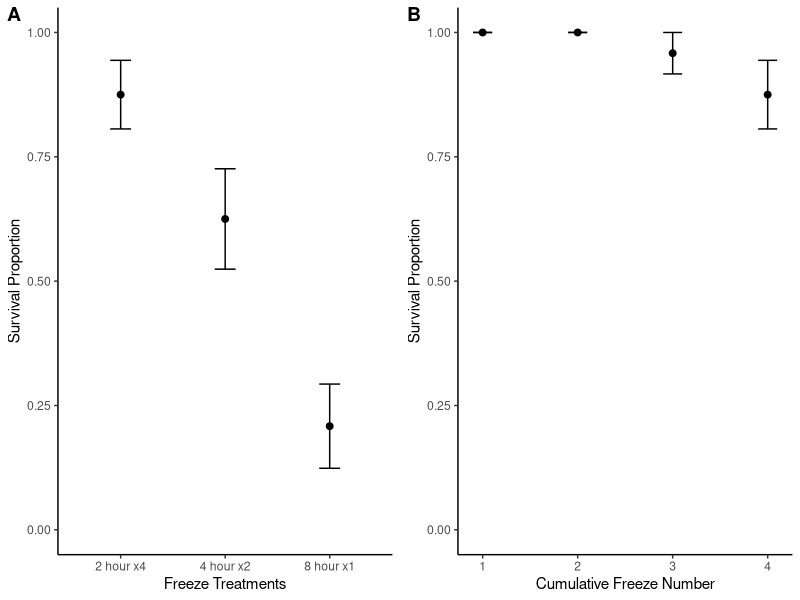
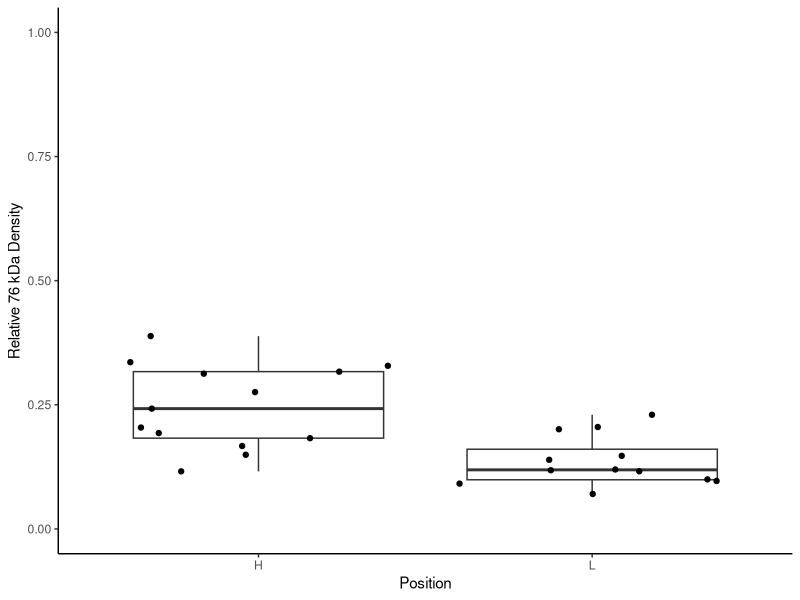
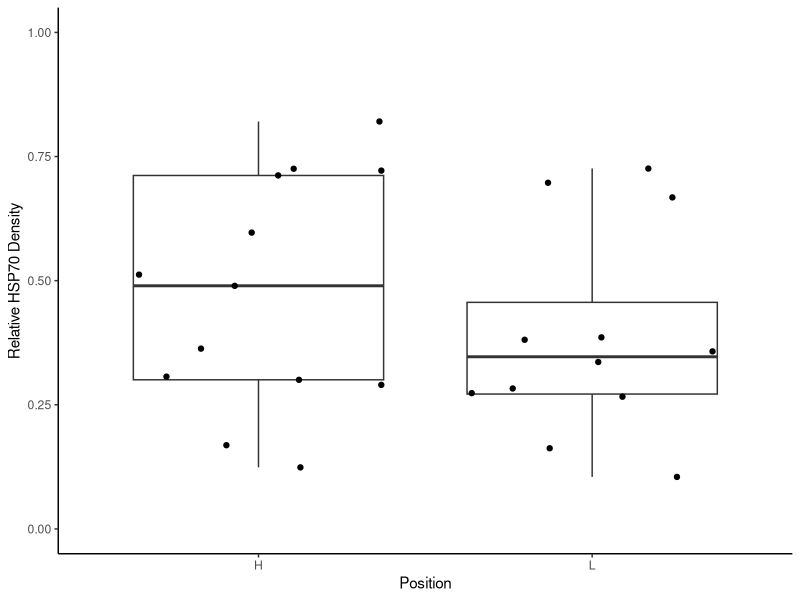
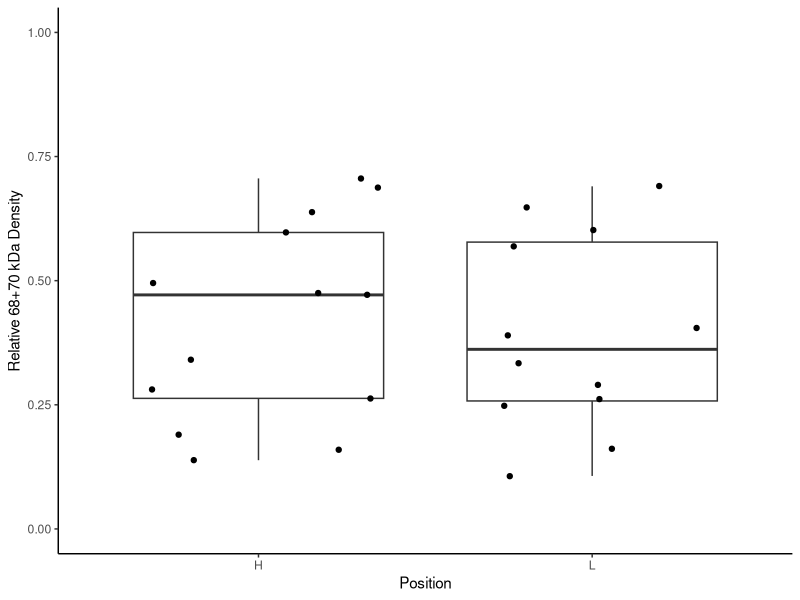
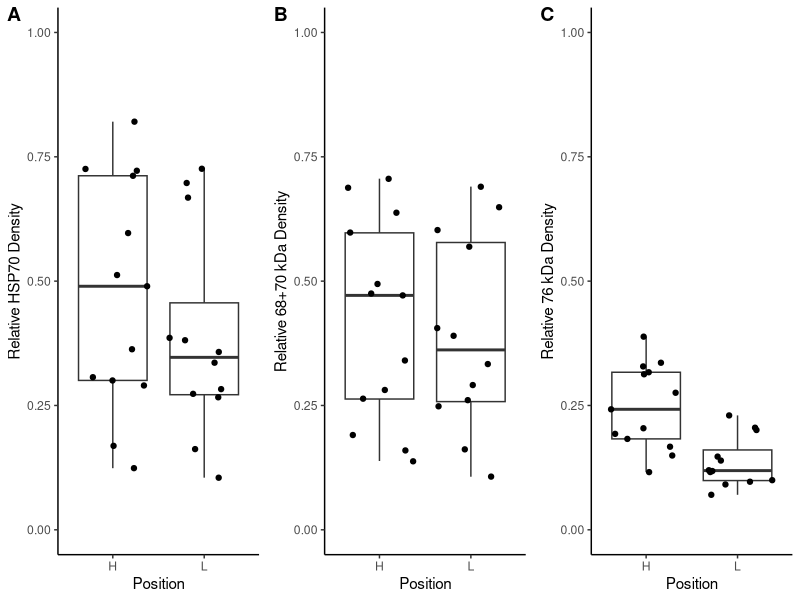
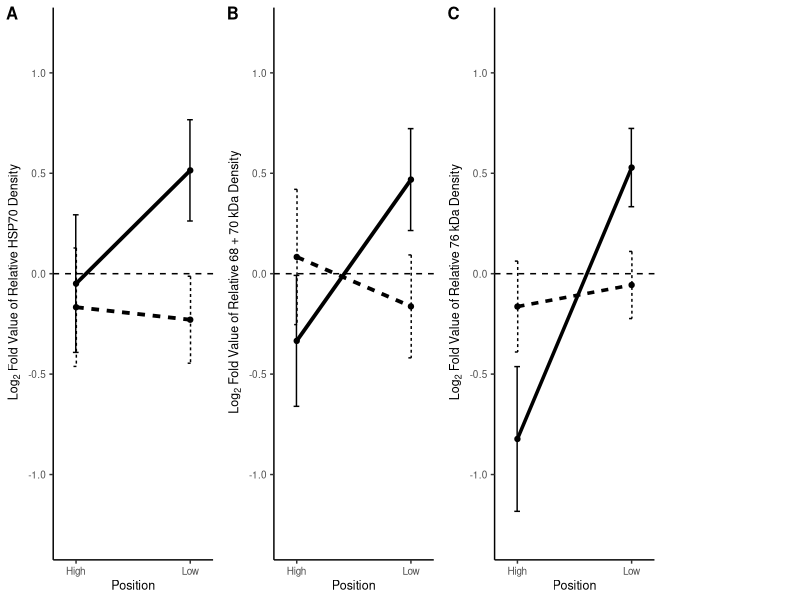
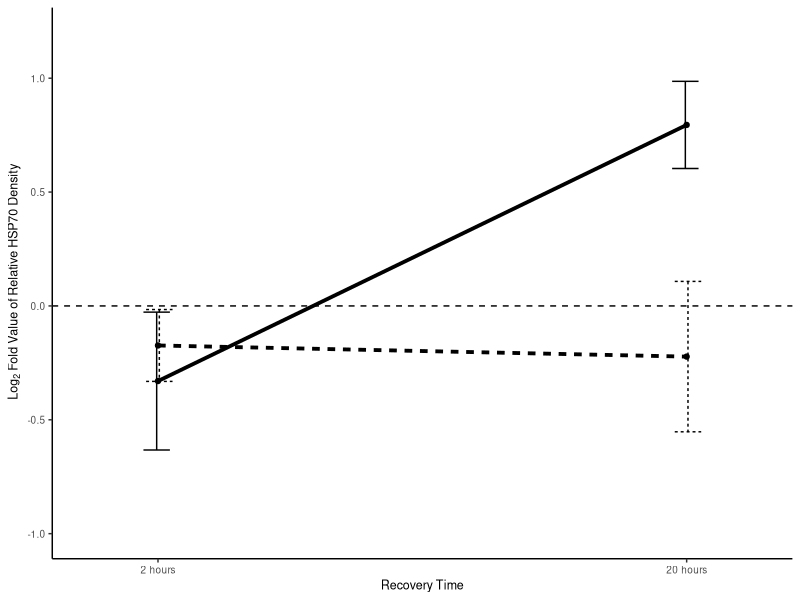
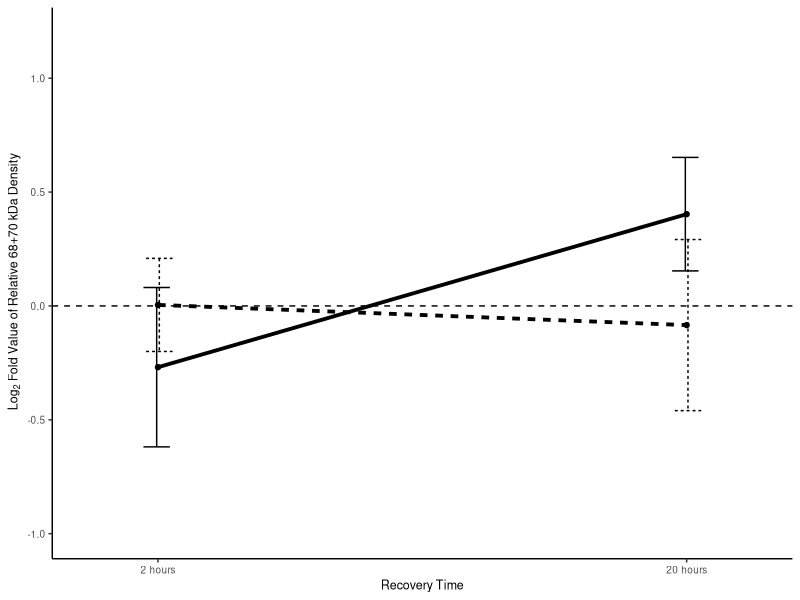

These figures' R source, in order:
## ---- chunk 1
knitr::opts_chunk$set(echo = TRUE, tidy=TRUE, tidy.opts = list(width.cutoff = 60))
## ---- chunk 2
library(MASS)
library(plyr)
library(dplyr)
library(ggplot2)
library(ggpubr)
library(here)
library(tidyverse)
library(cowplot)
library(car)
library(multcomp)
## ---- chunk 3
survival <- read.csv(here("Data", "survival.csv"))
only.8 <- survival %>% filter(Total.freeze.time ==8)
## ---- chunk 4
only.8$Time_Frozen_hrs <- as.factor(only.8$Time_Frozen_hrs)
only.8.glm <- glm(Survival~Time_Frozen_hrs*Acclimation_time_days*Position,family="binomial",data=only.8)

only.8.glm.reduced <- glm(Survival~Time_Frozen_hrs,family="binomial",data=only.8)
anova(only.8.glm,test="Chisq")
summary(glht(only.8.glm.reduced, mcp(Time_Frozen_hrs="Tukey")))
## ---- chunk 5
only.8.glm.length<- glm(Survival~Length_mm,data=only.8)
summary(aov(only.8.glm.length))
## ---- chunk 6
only.8.group <- group_by(only.8,Time_Frozen_hrs)
only.8.sum <- summarise(only.8.group, prop_surv=mean(Survival, na.rm=TRUE), sd=sd(Survival, na.rm=TRUE), total=n(), SE=sd(Survival)/sqrt(n()))

only.8.sum$Time_Frozen_hrs <- as.factor(only.8.sum$Time_Frozen_hrs)

survivalgraph <- ggplot(only.8.sum, aes(x=Time_Frozen_hrs, y=prop_surv)) +geom_point()+ylim(0,1) +
  xlab("Freeze Treatments") + ylab("Survival Proportion") + 
  geom_errorbar(aes(ymin=prop_surv-SE, ymax=prop_surv+SE, width=.2))+
  theme_classic()+
  geom_point(size=2)+ scale_x_discrete(labels=c("2 hour x4", "4 hour x2", "8 hour x1"))

## ---- chunk 7
repeat2 <-subset(survival, survival$Time_Frozen_hrs ==2)
repeat2sum <- group_by(repeat2,Culmulative_Freeze_Number)
repeat2sum1 <- summarise(repeat2sum, prop_surv=mean(Survival, na.rm=TRUE), sd=sd(Survival, na.rm=TRUE), total=n(), SE=sd(Survival)/sqrt(n()))
repeatedfreeze <- ggplot(repeat2sum1, aes(x=Culmulative_Freeze_Number, y=prop_surv)) + geom_point() +ylim(0,1) +
  xlab("Cumulative Freeze Number") + ylab("Survival Proportion")+
  geom_errorbar(aes(ymin=prop_surv-SE, ymax=prop_surv+SE, width=.2))+
  theme_classic()+
  geom_point(size=2)
## ---- chunk 8
##combining cumulative and 8 hour total freezes
combinedsurival <- plot_grid(survivalgraph, repeatedfreeze, labels = c("A", "B"))
combinedsurival
#ggsave("survivalgraph", device = "tiff", dpi = 300, width = 174, height = 100, units = "mm")
## ---- chunk 9
top_bands <-read.csv(here("Data", "Top band.csv"))
## ---- chunk 10
controlonlytop <- subset(top_bands, top_bands$treatment == 'C')
controldenstop <- controlonlytop  %>%
  group_by(position, time.frozen, sam.num)  %>%
  summarise(meanden=mean(rel.dens))
## ---- chunk 11
shapiro.test(controldenstop$meanden) #p = 0.08, its normal
bartlett.test(meanden~position, data = controldenstop) # p-value = 0.09448, Homogeneity of variances are equal
t.test(meanden~position, var.equal=FALSE, data=controldenstop)
## ---- chunk 12
controlboxtop <- ggplot(controldenstop, aes(x=position, y=meanden)) + 
  geom_boxplot() + ylim(0,1) +
  xlab("Position") + ylab("Relative 76 kDa Density") +
  theme_classic()+geom_jitter()
controlboxtop
## ---- chunk 13
all_bands <-read.csv(here( "Data", "All bands.csv"))
controlonlyall <- subset(all_bands, all_bands$treatment== 'C')
controldensall <- controlonlyall  %>%
  group_by(position, freeze.time, sam.num)  %>%
  summarise(meanden=mean(rel.dens))

## ---- chunk 14
shapiro.test(controldensall$meanden) #p-value = 0.04557, not normal
##Using man whitney U test
wilcox.test(meanden~position, data=controldensall)


#Now making a box plot of basal levels - NO difference
controlbox <- ggplot(controldensall, aes(x=position, y=meanden)) + 
  geom_boxplot() + ylim(0,1) +
  xlab("Position") + ylab("Relative HSP70 Density") +
  theme_classic()+geom_jitter()
controlbox
## ---- chunk 15
bottom_bands <-read.csv(here( "Data", "Bottom bands.csv"))

controlonlybottom <- subset(bottom_bands, bottom_bands$treatment== 'C')
controldensbot <- controlonlybottom  %>%
  group_by(shore.position, freeze.time, sample.num)  %>%
  summarise(meanden=mean(rel.dens))
## ---- chunk 16
shapiro.test(controldensbot$meanden) #p-value = 0.09156
t.test(meanden~shore.position, var.equal=FALSE, data=controldensbot) #p-value = 0.7409

#Now making a box plot of basal levels - NO difference
controlboxbot <- ggplot(controldensbot, aes(x=shore.position, y=meanden)) + 
  geom_boxplot() + ylim(0,1) +
  xlab("Position") + ylab("Relative 68+70 kDa Density") +
  theme_classic() + geom_jitter()
controlboxbot
## ---- chunk 17

plot_grid(controlbox, controlboxbot,controlboxtop, ncol=3, labels= "AUTO")
ggsave("basalhsp70.tiff", device = "tiff", dpi = 300, width = 174, height = 100, units = "mm")
## ---- chunk 18
controlonlytop_1<- aggregate(controlonlytop$rel.dens,
                             by=list(controlonlytop$position, 
                                     controlonlytop$time.frozen, 
                                     controlonlytop$recovery), FUN=mean)
log2top <-read.csv(here("Data", "meantop.csv"))
log2top.aov <- aov(log.2.fold~position*freeze.time*recovery,data=log2top)
summary(log2top.aov)
## ---- chunk 19
meandensityall <- all_bands  %>%
  group_by(treatment, position,freeze.time, recovery, sam.num)  %>%
  summarise(meanden=mean(rel.dens)) %>%
  filter(treatment == 'E')
## ---- chunk 20
#write.csv(meandensityall,here("Data", "meanall1.csv"))

log2all <- read.csv(here("Data", "meanall.csv"))
log2all$recovery <- as.factor(log2all$recovery)
log2all$freeze.time <- as.factor(log2all$freeze.time)
## ---- chunk 21
shapiro.test(log2all$log.2.fold) #p-value =  0.08344, normal
bartlett.test(log.2.fold~position ,data=log2all) #p-value = 0.4231
log2all.aov <- aov(log.2.fold~position*freeze.time*recovery,data=log2all)
summary(log2all.aov)
## ---- chunk 22
log2bottom <-read.csv(here("Data", "meanbottom1.csv"))
log2bottom$recovery <- as.factor(log2bottom$recovery)
log2bottom$freeze.time <- as.factor(log2bottom$freeze.time)
shapiro.test(log2bottom$log.2.fold) #p-value = 0.05715
bartlett.test(log.2.fold~position ,data=log2bottom) #p-value = 0.4688
log2bottom.aov <- aov(log.2.fold~position*freeze.time*recovery,data=log2bottom)
summary(log2bottom.aov)
## ---- chunk 23
log2top <-read.csv(here("Data", "meantop.csv"))
log2top$recovery <- as.factor(log2top$recovery)
log2top$freeze.time <- as.factor(log2top$freeze.time)
logtop.aov <- aov(log.2.fold~position*freeze.time, data=log2top)
summary(logtop.aov)
TukeyHSD(logtop.aov)
## ---- chunk 24
arrangedata <- ddply(log2all, c("position","freeze.time"), summarise,
                     N    = length(log.2.fold),
                     mean = mean(log.2.fold),
                     sd   = sd(log.2.fold),
                     std   = sd / sqrt(N))
pd <- position_dodge(0.01)  
#The errorbars overlapped, so use position_dodge to move them horizontally
all.bands.position <- ggplot(arrangedata, 
                             aes(x=position, y=mean, 
                                 linetype=freeze.time,group=freeze.time)) + 
  geom_errorbar(aes(ymin=mean-std, ymax=mean+std), width=.1, position=pd) +
  geom_line(size=1.3) +
  geom_point()+
  ylab(bquote(''~Log [2]~'Fold Value of Relative HSP70 Density')) +
  xlab("Position")+ theme(legend.position = "none")+
  theme_classic() +scale_color_manual(values = c("#E69F00", "#009E73"))+
  theme(text = element_text(size=9))+
  geom_hline(yintercept=c(0), linetype="dashed")+
  scale_x_discrete(expand=expansion(mult=c(0.2,0.2)),labels=c("High", "Low"))+ 
  theme(legend.position="none")+ ylim(-1.3, 1.2)
## ---- chunk 25
arrangedata.bottom <- ddply(log2bottom, c("position","freeze.time"), summarise,
                            N    = length(log.2.fold),
                            mean = mean(log.2.fold),
                            sd   = sd(log.2.fold),
                            std   = sd / sqrt(N))
pd <- position_dodge(0.01)  
bottom.bands.position <- ggplot(arrangedata.bottom, 
                                aes(x=position, y=mean, 
                                    linetype=freeze.time,group=freeze.time)) + 
  geom_errorbar(aes(ymin=mean-std, ymax=mean+std), width=.1, position=pd) +
  geom_line(size=1.3) + 
  geom_point()+
  ylab(bquote(''~Log [2]~'Fold Value of Relative 68 + 70 kDa Density')) +
  xlab("Position")+
  theme_classic()+ #+scale_color_manual(values = c("#E69F00", "#009E73"))+
  theme(text = element_text(size=9))+
  geom_hline(yintercept=c(0), linetype="dashed")+
  scale_x_discrete(expand=expansion(mult=c(0.2,0.2)), labels=c("High", "Low"))+ 
  theme(legend.position="none")+ylim(-1.3, 1.2)
## ---- chunk 26
arrangedata.top <- ddply(log2top, c("position","freeze.time"), summarise,
                         N    = length(log.2.fold),
                         mean = mean(log.2.fold),
                         sd   = sd(log.2.fold),
                         std   = sd / sqrt(N))
pd <- position_dodge(0.01)  
top.bands.position <- ggplot(arrangedata.top, 
                             aes(x=position, y=mean, 
                                 group=freeze.time, 
                                 linetype = freeze.time)) + 
  geom_errorbar(aes(ymin=mean-std, ymax=mean+std), width=.1, position=pd) +
  geom_line(size=1.2) + 
  geom_point()+
  ylab(bquote(''~Log [2]~'Fold Value of Relative 76 kDa Density')) +
  xlab("Position")+
  theme_classic() +
  theme(text = element_text(size=9))+
  scale_linetype_discrete(labels = c("4 x 2 h", "1 x 8 h"))+
  geom_hline(yintercept=c(0), linetype="dashed")+
  scale_x_discrete(expand=expansion(mult=c(0.2,0.2)), labels=c("High", "Low"))+
  labs(linetype='Freeze Treatment')+  ylim(-1.3, 1.2)+
  theme(legend.position="none")
## ---- chunk 27
legend <- get_legend(top.bands.position)
fullpositiongraph<- plot_grid(all.bands.position, bottom.bands.position, 
                              top.bands.position, legend, 
                              labels = c("A", "B", "C"), 
                              label_size = 12, ncol=4, 
                              rel_widths = c(4,4,4,2.5))
fullpositiongraph

#ggsave("positionhsp70.tiff", device = "tiff", dpi = 300, width = 174, height = 90, units = "mm", bg = "white")

## ---- chunk 28
arrangedatar <- ddply(log2all, c("recovery","freeze.time"), summarise,
                     N    = length(log.2.fold),
                     mean = mean(log.2.fold),
                     sd   = sd(log.2.fold),
                     std   = sd / sqrt(N))
pd <- position_dodge(0.01)  #The errorbars overlapped, so use position_dodge to move them horizontally
all.bands.recovery <- ggplot(arrangedatar, aes(x=recovery, y=mean, linetype=freeze.time,group=freeze.time)) + 
  geom_errorbar(aes(ymin=mean-std, ymax=mean+std), width=.1, position=pd) +
  geom_line(size=1.3) +
  geom_point()+
  ylab(bquote(''~Log [2]~'Fold Value of Relative HSP70 Density')) +
  xlab("Recovery Time")+ theme(legend.position = "none")+
  theme_classic() +
  theme(text = element_text(size=9))+
  scale_color_manual(values = c("#E69F00", "#009E73"), labels = c("2 x 4 h", "1 x 8 h"))+
  geom_hline(yintercept=c(0), linetype="dashed")+
  scale_x_discrete(expand=expansion(mult=c(0.2,0.2)), labels=c("2 hours", "20 hours"))+
  theme(legend.position="none")+ ylim(-1, 1.2)
all.bands.recovery

###Bottom bands
arrangedata.bottomr <- ddply(log2bottom, c("recovery","freeze.time"), summarise,
                            N    = length(log.2.fold),
                            mean = mean(log.2.fold),
                            sd   = sd(log.2.fold),
                            std   = sd / sqrt(N))
pd <- position_dodge(0.01)  #The errorbars overlapped, so use position_dodge to move them horizontally
bottom.bands.recovery <- ggplot(arrangedata.bottomr, aes(x=recovery, y=mean, linetype=freeze.time,group=freeze.time)) + 
  geom_errorbar(aes(ymin=mean-std, ymax=mean+std), width=.1, position=pd) +
  geom_line(size=1.3) + 
  geom_point()+
ylab(bquote(''~Log [2]~'Fold Value of Relative 68+70 kDa Density')) +
  xlab("Recovery Time")+
  theme_classic() +
  scale_color_manual(values = c("#E69F00", "#009E73"))+
  theme(text = element_text(size=9))+
  geom_hline(yintercept=c(0), linetype="dashed")+
  scale_x_discrete(expand=expansion(mult=c(0.2,0.2)), labels=c("2 hours", "20 hours"))+ theme(legend.position="none")+ylim(-1, 1.2)
bottom.bands.recovery

##Top
arrangedata.topr <- ddply(log2top, c("recovery","freeze.time"), summarise,
                         N    = length(log.2.fold),
                         mean = mean(log.2.fold),
                         sd   = sd(log.2.fold),
                         std   = sd / sqrt(N))
pd <- position_dodge(0.01)  #The errorbars overlapped, so use position_dodge to move them horizontally
top.bands.recovery <- ggplot(arrangedata.topr, aes(x=recovery, y=mean, linetype=freeze.time,group=freeze.time)) + 
  geom_errorbar(aes(ymin=mean-std, ymax=mean+std), width=.1, position=pd) +
  geom_line(size=1.3) + 
  geom_point()+
  ylab(bquote(''~Log [2]~'Fold Value of Relative 76 kDa Density')) +
  xlab("Recovery Time")+
  theme_classic() +
  scale_linetype_discrete(labels = c("4 x 2 h", "1 x 8 h"))+
  theme(text = element_text(size=9))+
  geom_hline(yintercept=c(0), linetype="dashed")+
  scale_x_discrete(expand=expansion(mult=c(0.2,0.2)), labels=c("2 hours", "20 hours"))+
  labs(linetype='Freeze Treatment')+  ylim(-1, 1.2)+theme(legend.position="none")
top.bands.recovery

legend.recovery <- get_legend(
  # create some space to the left of the legend
  top.bands.recovery + theme(legend.box.margin = margin(0, 0, 0, 12))
)

recovery<- plot_grid(all.bands.recovery, bottom.bands.recovery, top.bands.recovery, legend.recovery, label_size = 12, ncol=4, rel_widths = c(4,4,4,2.5), labels = c("A", "B", "C"))
recovery

#ggsave("recoveryhsp70.tiff", device = "tiff", dpi = 300, width = 174, height = 90, units = "mm", bg = "white")

## ---- chunk 29
second <-read.csv(here("Data", "All bands_2.csv"))

controlsecond <- subset(second, second$treatment=="C")
controlsecond1 <- aggregate(controlsecond$dens, by=list(controlsecond$freeze.time), FUN=mean)
#write_xlsx(controllall1,"C:\\Users\\laure\\OneDrive\\Year 4\\Mussel Data\\2,4,6,8 hr experiment\\controlall.xlsx")
#write.xlsx(meandensitytop,"C:\\Users\\laure\\OneDrive\\Year 4\\Mussel Data\\2,4,6,8 hr experiment\\all.xlsx")

log2second <-read.csv(here("Data", "log2all_second.csv"))
log2.aov.second <- aov(log.2.fold~as.factor(freeze.time),data=log2second)
summary(log2.aov.second)

secondboxplot <- ggplot(log2second, aes(x=as.factor(freeze.time), y=log.2.fold)) + 
  geom_boxplot(outlier.shape = NA) + ylim(-1,1) +
  xlab("Freeze Time (h)") + ylab("Relative HSP70 Density") +
  theme_classic() + geom_jitter()
secondboxplot

#ggsave("individualfreeze.tiff", device = "tiff", dpi = 300, width = 174, height = 90, units = "mm", bg = "white")
## ---- chunk 30
ubi <-read.csv(here("Data", "Ubiquitin.csv"))
## ---- chunk 31
ubicontrol <- subset(ubi, ubi$treatment=="C")
ubicontrol1 <- aggregate(ubicontrol$rel.dens, by=list(ubicontrol$position, ubicontrol$freeze.time, ubicontrol$recovery), FUN=mean)
## ---- chunk 32
#write.xlsx(control1) 
## ---- chunk 33
log2 <-read.csv(here("Data", "Ubiquitin_modified.csv"))
## ---- chunk 34
shapiro.test(log2$log.2) #p-value = 0.2554
log2.aov <- aov(log.2~position*as.factor(freeze.time)*as.factor(recovery),data=log2)
summary(log2.aov)
## ---- chunk 35
log3.aov <- MASS::stepAIC(log2.aov)
summary(log3.aov)
TukeyHSD(log3.aov)
## ---- chunk 36
log2$recovery <- as.factor(log2$recovery)
log2$freeze.time <- as.factor(log2$freeze.time)
arrangedata <- ddply(log2, c("recovery","freeze.time"), summarise,
                         N    = length(log.2),
                         mean = mean(log.2),
                         sd   = sd(log.2),
                         std   = sd / sqrt(N))
pd <- position_dodge(0.01)  
#The errorbars overlapped, so use position_dodge to move them horizontally
ubiquitin_recovery <- ggplot(arrangedata, aes(x=recovery, y=mean,
                                              linetype=freeze.time,
                                              group=freeze.time)) + 
  geom_errorbar(aes(ymin=mean-std, ymax=mean+std), width=.1, position=pd) +
  geom_line(size=1.3) + 
  geom_point()+
  ylab(bquote(''~Log [2]~'Fold Value of Relative Ubiquitin Density')) +
  xlab("Recovery Time")+
  theme_classic() +
  theme(text = element_text(size=9))+
  scale_color_manual(values = c("#E69F00", "#009E73"), labels = c("4 x 2 h", "1 x 8 h"))+
  geom_hline(yintercept=c(0), linetype="dashed")+
  scale_x_discrete(expand=expansion(mult=c(0.2,0.2)), labels=c("2 hours", "20 hours"))+
  labs(color='Freeze Treatment')+  ylim(-0.3, 0.2)+theme(legend.position="none")
ubiquitin_recovery

## ---- chunk 37
arrangedataposition <- ddply(log2, c("position","freeze.time"), summarise,
                     N    = length(log.2),
                     mean = mean(log.2),
                     sd   = sd(log.2),
                     std   = sd / sqrt(N))
pd <- position_dodge(0.01)  
#The errorbars overlapped, so use position_dodge to move them horizontally
ubiquitin_position <- ggplot(arrangedataposition, aes(x=position, y=mean, 
                                                      linetype=freeze.time,
                                                      group=freeze.time)) + 
  geom_errorbar(aes(ymin=mean-std, ymax=mean+std), width=.1, position=pd) +
  geom_line(size=1.3) + 
  geom_point()+
  ylab(bquote(''~Log [2]~'Fold Value of Relative Ubiquitin Density')) +
  xlab("Position")+
  theme_classic() +
  theme(text = element_text(size=9))+
  scale_linetype_discrete(labels = c("4 x 2 h", "1 x 8 h"))+
  geom_hline(yintercept=c(0), linetype="dashed")+
  scale_x_discrete(expand=expansion(mult=c(0.2,0.2)), labels=c("High", "Low"))+
  labs(linetype='Freeze Treatment')+  ylim(-0.25, 0.15)+theme(legend.position="none")
ubiquitin_position
## ---- chunk 38
legend.ubiqutin <- get_legend(
  # create some space to the left of the legend
  ubiquitin_position + theme(legend.box.margin = margin(0, 0, 0, 12))
)
ubiqutin <- plot_grid(ubiquitin_recovery, ubiquitin_position, 
                      legend.ubiqutin, ncol=3, rel_widths = c(3, 3, 2), 
                      labels = c("A", "B"))
ubiqutin

#ggsave("ubiquitinlinegraph", device = "tiff", dpi = 300, width = 174, height = 90, units = "mm", bg = "white")

## ---- chunk 39
highlow <-aggregate(ubicontrol$rel.dens, by=list(ubicontrol$position), FUN=mean)
shapiro.test(ubicontrol$rel.dens) # p-value = 5.61e-05, not normal
wilcox.test(rel.dens~position, data=ubicontrol) #p-value = 0.3556
## ---- chunk 40
ubi_basal <- ggplot(ubicontrol, aes(x=position, y=rel.dens)) + 
  geom_boxplot() + ylim(0,2.5) +
  xlab("Position") + ylab("Relative Ubiquitin Density") + 
  theme_classic()+geom_jitter() + scale_x_discrete(labels = c("High", "Low"))
ubi_basal
## ---- chunk 41
compdata <-read.csv(here("Data", "Correlation btw hsp and ub.csv"))
sampledata <- read.csv(here("Data", "Sample correlation btw hsp and ub.csv"))
## ---- chunk 42
regcomp <- ggscatter(compdata, x="ub", y="hsp", add = "reg.line", 
          conf.int =  TRUE, cor.coef = TRUE, cor.method = "pearson", 
          xlab = "Relative Ubiquitin Value", ylab = "Relative HSP70 Value")
shapiro.test(compdata$ub)
##Data = normal, p value = 0.38 
shapiro.test(compdata$hsp)
##Data is normal, p value = 0.28

##THen check assumptions for log.2 hsp and ub##############
logcomp <- ggscatter(compdata, x="log.ub", y="log.hsp", add = "reg.line", 
          conf.int =  TRUE, cor.coef = TRUE, cor.method = "pearson", 
          xlab = "Log  Ubiquitin Value", ylab = "Log  HSP Value")
##Line is also linear so it works

shapiro.test(compdata$log.ub)
##Data = normal, p value = 0.3916 
shapiro.test(compdata$log.hsp)
##Data is normal, p value = 0.832
## ---- chunk 43
## un-log transformed data
hsp.ub <- cor.test(compdata$ub, compdata$hsp, 
                method = "pearson")
hsp.ub
hsp.ub$p.value  #0.006917628
hsp.ub$estimate #0.8542599  

## log transformd data
log.hsp.ub <- cor.test(compdata$log.ub, compdata$log.hsp, 
                   method = "pearson")
log.hsp.ub
log.hsp.ub$p.value  #0.0104069
log.hsp.ub$estimate #0.8320211  
## ---- chunk 44
sample <- ggscatter(sampledata, x="ub", y="hsp", add = "reg.line", 
          conf.int =  TRUE, cor.coef = TRUE, cor.method = "pearson", 
          xlab = "Relative Ubiquitin Value", ylab = "Relative HSP70 Value")

fulltreatment <- ggscatter(compdata, x="ub", y="hsp", add = "reg.line", 
          conf.int =  TRUE, cor.coef = TRUE, cor.method = "pearson", 
          xlab = "Relative Ubiquitin Value", ylab = "Relative HSP70 Value")
## ---- chunk 45
combinedplot <- plot_grid(sample, fulltreatment, labels = c("A", "B"))
combinedplot
